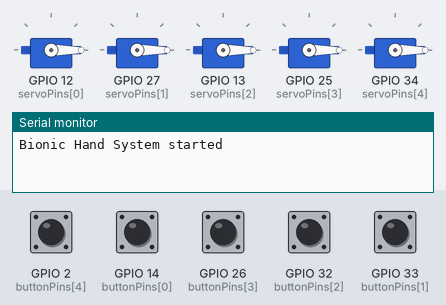
Simulated run of this sketch. Board: ESP32. Parts: 5 × servo, the last lines printed to the serial monitor. Inputs (shaded band) come from the test bench; at power-on: GPIO 2 (buttonPins[4]), GPIO 14 (buttonPins[0]), GPIO 26 (buttonPins[3]), GPIO 32 (buttonPins[2]), GPIO 33 (buttonPins[1]) HIGH.

Above: at 1.2 s.
1.3 s: GPIO 2 (buttonPins[4]) pulled LOW for 0.15 s
At 1.7 s:
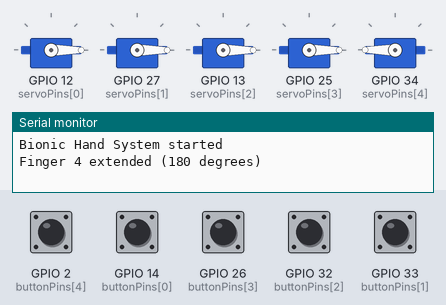
2.9 s: GPIO 14 (buttonPins[0]) pulled LOW for 0.15 s
At 4.0 s:
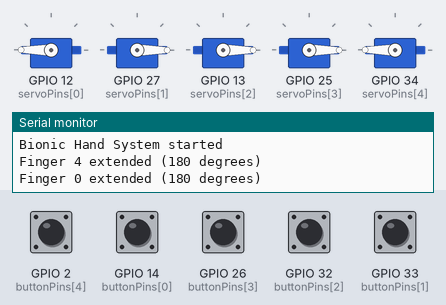
4.5 s: GPIO 26 (buttonPins[3]) pulled LOW for 0.15 s
At 5.5 s:
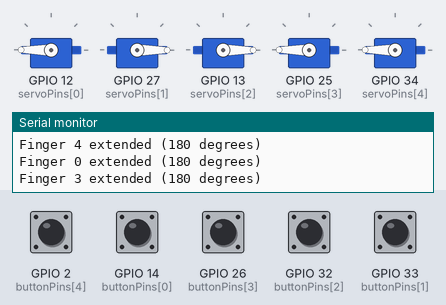
6.1 s: GPIO 32 (buttonPins[2]) pulled LOW for 0.15 s
At 6.5 s:
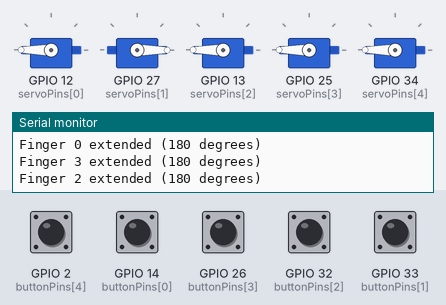
7.7 s: GPIO 33 (buttonPins[1]) pulled LOW for 0.15 s
At 8.9 s:
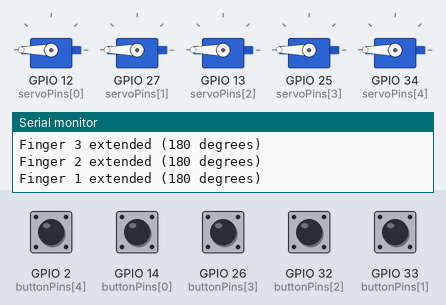
9.3 s: GPIO 2 (buttonPins[4]) pulled LOW for 1 s
At 10.3 s:
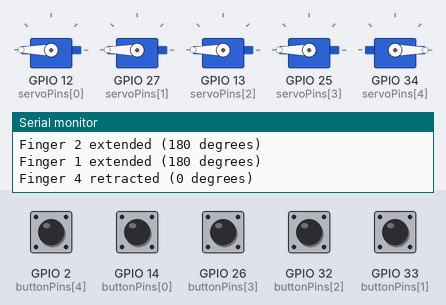
Timing chart, 0 to 12.3 s (numbered marks = the images above; inputs shaded):
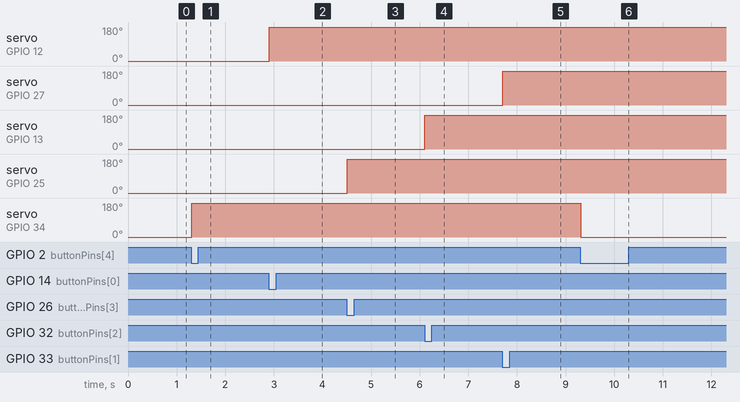

Measured:
- after the input at 1.3 s, servo on GPIO 34 (servoPins[4]): 0° → 180° at once
- after the input at 2.9 s, servo on GPIO 12 (servoPins[0]): 0° → 180° at once
- after the input at 4.5 s, servo on GPIO 25 (servoPins[3]): 0° → 180° at once
- after the input at 6.1 s, servo on GPIO 13 (servoPins[2]): 0° → 180° at once
- after the input at 7.7 s, servo on GPIO 27 (servoPins[1]): 0° → 180° at once
- after the input at 9.3 s, servo on GPIO 34 (servoPins[4]): 180° → 0° at once

The sketch:

BionicHandProject.ino
```cpp
// Note: If using an ESP8266, replace this with #include <Servo.h>
#include <ESP32Servo.h>

const int NUM_FINGERS = 5;

// TODO: Update these pins according to your specific ESP8266 wiring
const int servoPins[NUM_FINGERS] = {12, 27, 13, 25, 34};
const int buttonPins[NUM_FINGERS] = {14, 33, 32, 26, 2};

Servo servos[NUM_FINGERS];

int buttonStates[NUM_FINGERS] = {0};
int lastButtonStates[NUM_FINGERS] = {0};
bool fingerExtended[NUM_FINGERS] = {false}; // false = 0 degrees, true = 180 degrees

void setup() {
  Serial.begin(115200);
  Serial.println("Bionic Hand System started");

  for (int i = 0; i < NUM_FINGERS; i++) {
    pinMode(buttonPins[i], INPUT_PULLUP);
    servos[i].attach(servoPins[i]);
    servos[i].write(0);
  }
}

void loop() {
  for (int i = 0; i < NUM_FINGERS; i++) {
    buttonStates[i] = digitalRead(buttonPins[i]);

    // Execute action only on button press (HIGH to LOW transition)
    if (buttonStates[i] == LOW && lastButtonStates[i] == HIGH) {

      if (fingerExtended[i]) {
        servos[i].write(0);
        Serial.printf("Finger %d retracted (0 degrees)\n", i);
      } else {
        servos[i].write(180);
        Serial.printf("Finger %d extended (180 degrees)\n", i);
      }

      fingerExtended[i] = !fingerExtended[i];

      // Debouncing to ignore mechanical button noise
      delay(300);
    }

    lastButtonStates[i] = buttonStates[i];
  }

  delay(10);
}
```
